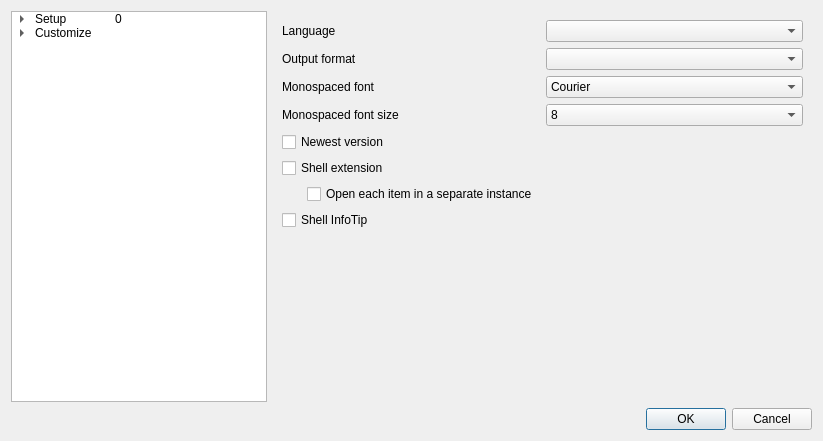
<?xml version="1.0" encoding="UTF-8"?>
<ui version="4.0">
 <class>Preferences</class>
 <widget class="QDialog" name="Preferences">
  <property name="geometry">
   <rect>
    <x>0</x>
    <y>0</y>
    <width>823</width>
    <height>441</height>
   </rect>
  </property>
  <property name="sizePolicy">
   <sizepolicy hsizetype="Preferred" vsizetype="Preferred">
    <horstretch>0</horstretch>
    <verstretch>0</verstretch>
   </sizepolicy>
  </property>
  <property name="windowTitle">
   <string/>
  </property>
  <property name="modal">
   <bool>true</bool>
  </property>
  <layout class="QGridLayout" name="gridLayout_3">
   <item row="0" column="0">
    <layout class="QHBoxLayout" name="horizontalLayout">
     <item>
      <widget class="QTreeWidget" name="treeWidget">
       <property name="sizePolicy">
        <sizepolicy hsizetype="Maximum" vsizetype="Expanding">
         <horstretch>0</horstretch>
         <verstretch>0</verstretch>
        </sizepolicy>
       </property>
       <attribute name="headerVisible">
        <bool>false</bool>
       </attribute>
       <column>
        <property name="text">
         <string>name</string>
        </property>
       </column>
       <column>
        <property name="text">
         <string>widget index</string>
        </property>
       </column>
       <item>
        <property name="text">
         <string>Setup</string>
        </property>
        <property name="text">
         <string>0</string>
        </property>
        <item>
         <property name="text">
          <string>Advanced</string>
         </property>
         <property name="text">
          <string>1</string>
         </property>
        </item>
       </item>
       <item>
        <property name="text">
         <string>Customize</string>
        </property>
        <property name="text">
         <string/>
        </property>
        <item>
         <property name="text">
          <string>Sheet</string>
         </property>
         <property name="text">
          <string>2</string>
         </property>
        </item>
        <item>
         <property name="text">
          <string>Tree &amp; Text</string>
         </property>
         <property name="text">
          <string>3</string>
         </property>
        </item>
        <item>
         <property name="text">
          <string>Custom</string>
         </property>
         <property name="text">
          <string>4</string>
         </property>
        </item>
        <item>
         <property name="text">
          <string>Graph</string>
         </property>
         <property name="text">
          <string>5</string>
         </property>
        </item>
       </item>
      </widget>
     </item>
     <item>
      <widget class="QStackedWidget" name="stackedWidget">
       <property name="currentIndex">
        <number>0</number>
       </property>
       <widget class="QWidget" name="Setup">
        <layout class="QGridLayout" name="gridLayout">
         <item row="3" column="1">
          <widget class="QFontComboBox" name="comboBox_font">
           <property name="sizePolicy">
            <sizepolicy hsizetype="Expanding" vsizetype="Fixed">
             <horstretch>0</horstretch>
             <verstretch>0</verstretch>
            </sizepolicy>
           </property>
           <property name="editable">
            <bool>false</bool>
           </property>
           <property name="fontFilters">
            <set>QFontComboBox::FontFilter::MonospacedFonts</set>
           </property>
          </widget>
         </item>
         <item row="4" column="1">
          <widget class="QComboBox" name="comboBox_fontSize">
           <property name="sizePolicy">
            <sizepolicy hsizetype="Expanding" vsizetype="Fixed">
             <horstretch>0</horstretch>
             <verstretch>0</verstretch>
            </sizepolicy>
           </property>
           <item>
            <property name="text">
             <string>8</string>
            </property>
           </item>
           <item>
            <property name="text">
             <string>9</string>
            </property>
           </item>
           <item>
            <property name="text">
             <string>10</string>
            </property>
           </item>
           <item>
            <property name="text">
             <string>11</string>
            </property>
           </item>
           <item>
            <property name="text">
             <string>12</string>
            </property>
           </item>
           <item>
            <property name="text">
             <string>14</string>
            </property>
           </item>
           <item>
            <property name="text">
             <string>16</string>
            </property>
           </item>
           <item>
            <property name="text">
             <string>18</string>
            </property>
           </item>
           <item>
            <property name="text">
             <string>20</string>
            </property>
           </item>
          </widget>
         </item>
         <item row="3" column="0">
          <widget class="QLabel" name="label_4">
           <property name="sizePolicy">
            <sizepolicy hsizetype="Expanding" vsizetype="Preferred">
             <horstretch>0</horstretch>
             <verstretch>0</verstretch>
            </sizepolicy>
           </property>
           <property name="text">
            <string>Monospaced font</string>
           </property>
          </widget>
         </item>
         <item row="2" column="0">
          <widget class="QLabel" name="label_2">
           <property name="sizePolicy">
            <sizepolicy hsizetype="Expanding" vsizetype="Preferred">
             <horstretch>0</horstretch>
             <verstretch>0</verstretch>
            </sizepolicy>
           </property>
           <property name="text">
            <string>Output format</string>
           </property>
          </widget>
         </item>
         <item row="1" column="0">
          <widget class="QLabel" name="label">
           <property name="sizePolicy">
            <sizepolicy hsizetype="Expanding" vsizetype="Preferred">
             <horstretch>0</horstretch>
             <verstretch>0</verstretch>
            </sizepolicy>
           </property>
           <property name="text">
            <string>Language</string>
           </property>
          </widget>
         </item>
         <item row="1" column="1">
          <widget class="QComboBox" name="comboBox_language">
           <property name="sizePolicy">
            <sizepolicy hsizetype="Expanding" vsizetype="Fixed">
             <horstretch>0</horstretch>
             <verstretch>0</verstretch>
            </sizepolicy>
           </property>
          </widget>
         </item>
         <item row="4" column="0">
          <widget class="QLabel" name="label_5">
           <property name="sizePolicy">
            <sizepolicy hsizetype="Expanding" vsizetype="Preferred">
             <horstretch>0</horstretch>
             <verstretch>0</verstretch>
            </sizepolicy>
           </property>
           <property name="text">
            <string>Monospaced font size</string>
           </property>
          </widget>
         </item>
         <item row="2" column="1">
          <widget class="QComboBox" name="comboBox_defaultview">
           <property name="sizePolicy">
            <sizepolicy hsizetype="Expanding" vsizetype="Fixed">
             <horstretch>0</horstretch>
             <verstretch>0</verstretch>
            </sizepolicy>
           </property>
          </widget>
         </item>
         <item row="5" column="0" colspan="2">
          <widget class="QCheckBox" name="checkForNewVersion">
           <property name="sizePolicy">
            <sizepolicy hsizetype="Expanding" vsizetype="Fixed">
             <horstretch>0</horstretch>
             <verstretch>0</verstretch>
            </sizepolicy>
           </property>
           <property name="text">
            <string>Newest version</string>
           </property>
          </widget>
         </item>
         <item row="6" column="0" colspan="2">
          <widget class="QCheckBox" name="shellExtension">
           <property name="sizePolicy">
            <sizepolicy hsizetype="Expanding" vsizetype="Fixed">
             <horstretch>0</horstretch>
             <verstretch>0</verstretch>
            </sizepolicy>
           </property>
           <property name="text">
            <string>Shell extension</string>
           </property>
          </widget>
         </item>
         <item row="7" column="0" colspan="2">
          <layout class="QHBoxLayout" name="horizontalLayout_4">
           <property name="leftMargin">
            <number>25</number>
           </property>
           <item>
            <widget class="QCheckBox" name="shellExtension_separateInstance">
             <property name="sizePolicy">
              <sizepolicy hsizetype="Expanding" vsizetype="Fixed">
               <horstretch>0</horstretch>
               <verstretch>0</verstretch>
              </sizepolicy>
             </property>
             <property name="text">
              <string>Open each item in a separate instance</string>
             </property>
            </widget>
           </item>
          </layout>
         </item>
         <item row="8" column="0" colspan="2">
          <widget class="QCheckBox" name="shellInfoTip">
           <property name="sizePolicy">
            <sizepolicy hsizetype="Expanding" vsizetype="Fixed">
             <horstretch>0</horstretch>
             <verstretch>0</verstretch>
            </sizepolicy>
           </property>
           <property name="text">
            <string>Shell InfoTip</string>
           </property>
          </widget>
         </item>
         <item row="9" column="0" colspan="2">
          <spacer name="verticalSpacer_5">
           <property name="orientation">
            <enum>Qt::Orientation::Vertical</enum>
           </property>
           <property name="sizeHint" stdset="0">
            <size>
             <width>20</width>
             <height>40</height>
            </size>
           </property>
          </spacer>
         </item>
        </layout>
       </widget>
       <widget class="QWidget" name="Advanced">
        <layout class="QGridLayout" name="gridLayout_2">
         <item row="20" column="1">
          <widget class="QComboBox" name="displayCaptions">
           <property name="sizePolicy">
            <sizepolicy hsizetype="Expanding" vsizetype="Fixed">
             <horstretch>0</horstretch>
             <verstretch>0</verstretch>
            </sizepolicy>
           </property>
           <property name="currentIndex">
            <number>0</number>
           </property>
           <item>
            <property name="text">
             <string>DisplayCaptions_Content</string>
            </property>
           </item>
           <item>
            <property name="text">
             <string>DisplayCaptions_Command</string>
            </property>
           </item>
           <item>
            <property name="text">
             <string>DisplayCaptions_Stream</string>
            </property>
           </item>
          </widget>
         </item>
         <item row="14" column="0" colspan="2">
          <widget class="QCheckBox" name="informTimestamp">
           <property name="sizePolicy">
            <sizepolicy hsizetype="Expanding" vsizetype="Fixed">
             <horstretch>0</horstretch>
             <verstretch>0</verstretch>
            </sizepolicy>
           </property>
           <property name="text">
            <string>Add creation date to text output</string>
           </property>
          </widget>
         </item>
         <item row="12" column="0" colspan="2">
          <widget class="QCheckBox" name="rememberGeometry">
           <property name="sizePolicy">
            <sizepolicy hsizetype="Expanding" vsizetype="Fixed">
             <horstretch>0</horstretch>
             <verstretch>0</verstretch>
            </sizepolicy>
           </property>
           <property name="text">
            <string>Remember Window Geometry</string>
           </property>
          </widget>
         </item>
         <item row="1" column="0" colspan="2">
          <widget class="QCheckBox" name="showToolbar">
           <property name="sizePolicy">
            <sizepolicy hsizetype="Expanding" vsizetype="Fixed">
             <horstretch>0</horstretch>
             <verstretch>0</verstretch>
            </sizepolicy>
           </property>
           <property name="text">
            <string>Show toolbar</string>
           </property>
          </widget>
         </item>
         <item row="0" column="0" colspan="2">
          <widget class="QCheckBox" name="closeAllBeforeOpen">
           <property name="sizePolicy">
            <sizepolicy hsizetype="Expanding" vsizetype="Fixed">
             <horstretch>0</horstretch>
             <verstretch>0</verstretch>
            </sizepolicy>
           </property>
           <property name="text">
            <string>Close all before open</string>
           </property>
          </widget>
         </item>
         <item row="11" column="0" colspan="2">
          <widget class="QCheckBox" name="showMenu">
           <property name="sizePolicy">
            <sizepolicy hsizetype="Expanding" vsizetype="Fixed">
             <horstretch>0</horstretch>
             <verstretch>0</verstretch>
            </sizepolicy>
           </property>
           <property name="text">
            <string>Show menu</string>
           </property>
          </widget>
         </item>
         <item row="13" column="0" colspan="2">
          <widget class="QCheckBox" name="informVersion">
           <property name="sizePolicy">
            <sizepolicy hsizetype="Expanding" vsizetype="Fixed">
             <horstretch>0</horstretch>
             <verstretch>0</verstretch>
            </sizepolicy>
           </property>
           <property name="text">
            <string>Add version to text output</string>
           </property>
          </widget>
         </item>
         <item row="16" column="0" colspan="2">
          <widget class="QCheckBox" name="legacyStreamDisplay">
           <property name="sizePolicy">
            <sizepolicy hsizetype="Expanding" vsizetype="Fixed">
             <horstretch>0</horstretch>
             <verstretch>0</verstretch>
            </sizepolicy>
           </property>
           <property name="text">
            <string>LegacyStreamDisplay</string>
           </property>
          </widget>
         </item>
         <item row="22" column="0" colspan="2">
          <spacer name="verticalSpacer_4">
           <property name="orientation">
            <enum>Qt::Orientation::Vertical</enum>
           </property>
           <property name="sizeHint" stdset="0">
            <size>
             <width>20</width>
             <height>40</height>
            </size>
           </property>
          </spacer>
         </item>
         <item row="20" column="0">
          <widget class="QLabel" name="displayCaptions_label">
           <property name="sizePolicy">
            <sizepolicy hsizetype="Expanding" vsizetype="Preferred">
             <horstretch>0</horstretch>
             <verstretch>0</verstretch>
            </sizepolicy>
           </property>
           <property name="text">
            <string>DisplayCaptions</string>
           </property>
          </widget>
         </item>
         <item row="6" column="0" rowspan="2" colspan="2">
          <layout class="QHBoxLayout" name="horizontalLayout_3">
           <property name="leftMargin">
            <number>25</number>
           </property>
           <item>
            <widget class="QCheckBox" name="rememberToolBarPosition">
             <property name="sizePolicy">
              <sizepolicy hsizetype="Expanding" vsizetype="Fixed">
               <horstretch>0</horstretch>
               <verstretch>0</verstretch>
              </sizepolicy>
             </property>
             <property name="text">
              <string>Remember its position</string>
             </property>
            </widget>
           </item>
          </layout>
         </item>
         <item row="18" column="0" colspan="2">
          <widget class="QCheckBox" name="coverData">
           <property name="text">
            <string>CoverData</string>
           </property>
          </widget>
         </item>
         <item row="19" column="0" colspan="2">
          <widget class="QCheckBox" name="enableFFmpeg">
           <property name="sizePolicy">
            <sizepolicy hsizetype="Expanding" vsizetype="Fixed">
             <horstretch>0</horstretch>
             <verstretch>0</verstretch>
            </sizepolicy>
           </property>
           <property name="text">
            <string>Enable FFmpeg plugin</string>
           </property>
          </widget>
         </item>
        </layout>
       </widget>
       <widget class="QWidget" name="Sheet">
        <property name="sizePolicy">
         <sizepolicy hsizetype="Minimum" vsizetype="Minimum">
          <horstretch>0</horstretch>
          <verstretch>0</verstretch>
         </sizepolicy>
        </property>
        <layout class="QVBoxLayout" name="verticalLayout_2">
         <item>
          <widget class="QLabel" name="label_3">
           <property name="sizePolicy">
            <sizepolicy hsizetype="Fixed" vsizetype="Fixed">
             <horstretch>0</horstretch>
             <verstretch>0</verstretch>
            </sizepolicy>
           </property>
           <property name="text">
            <string>Choose custom sheet</string>
           </property>
          </widget>
         </item>
         <item>
          <widget class="QComboBox" name="comboBoxSheet"/>
         </item>
         <item>
          <spacer name="verticalSpacer">
           <property name="orientation">
            <enum>Qt::Orientation::Vertical</enum>
           </property>
           <property name="sizeHint" stdset="0">
            <size>
             <width>20</width>
             <height>40</height>
            </size>
           </property>
          </spacer>
         </item>
         <item>
          <layout class="QHBoxLayout" name="horizontalLayout_2">
           <item>
            <widget class="QPushButton" name="pushButton_deleteSheet">
             <property name="text">
              <string>Delete</string>
             </property>
            </widget>
           </item>
           <item>
            <widget class="QPushButton" name="pushButton_editSheet">
             <property name="text">
              <string>Edit</string>
             </property>
            </widget>
           </item>
           <item>
            <widget class="QPushButton" name="pushButton_newSheet">
             <property name="text">
              <string>New</string>
             </property>
            </widget>
           </item>
          </layout>
         </item>
        </layout>
       </widget>
       <widget class="QWidget" name="TreeText">
        <layout class="QVBoxLayout" name="verticalLayout_4">
         <item>
          <widget class="QLabel" name="treeTextLabel">
           <property name="sizePolicy">
            <sizepolicy hsizetype="Fixed" vsizetype="Fixed">
             <horstretch>0</horstretch>
             <verstretch>0</verstretch>
            </sizepolicy>
           </property>
           <property name="text">
            <string>Select your desired configuration</string>
           </property>
          </widget>
         </item>
         <item>
          <widget class="QComboBox" name="treeTextComboBox"/>
         </item>
         <item>
          <spacer name="verticalSpacer_2">
           <property name="orientation">
            <enum>Qt::Orientation::Vertical</enum>
           </property>
           <property name="sizeHint" stdset="0">
            <size>
             <width>20</width>
             <height>40</height>
            </size>
           </property>
          </spacer>
         </item>
         <item>
          <layout class="QHBoxLayout" name="treeTextLayout">
           <item>
            <widget class="QPushButton" name="pushButton_deleteTreeText">
             <property name="text">
              <string>Delete</string>
             </property>
            </widget>
           </item>
           <item>
            <widget class="QPushButton" name="pushButton_editTreeText">
             <property name="text">
              <string>Edit</string>
             </property>
            </widget>
           </item>
           <item>
            <widget class="QPushButton" name="pushButton_newTreeText">
             <property name="text">
              <string>New</string>
             </property>
            </widget>
           </item>
          </layout>
         </item>
        </layout>
       </widget>
       <widget class="QWidget" name="Custom">
        <layout class="QVBoxLayout" name="verticalLayout_5">
         <item>
          <widget class="QLabel" name="customLabel">
           <property name="sizePolicy">
            <sizepolicy hsizetype="Fixed" vsizetype="Fixed">
             <horstretch>0</horstretch>
             <verstretch>0</verstretch>
            </sizepolicy>
           </property>
           <property name="text">
            <string>Choose custom text</string>
           </property>
          </widget>
         </item>
         <item>
          <widget class="QComboBox" name="customComboBox"/>
         </item>
         <item>
          <spacer name="verticalSpacer_3">
           <property name="orientation">
            <enum>Qt::Orientation::Vertical</enum>
           </property>
           <property name="sizeHint" stdset="0">
            <size>
             <width>20</width>
             <height>40</height>
            </size>
           </property>
          </spacer>
         </item>
         <item>
          <layout class="QHBoxLayout" name="customLayout">
           <item>
            <widget class="QPushButton" name="pushButton_deleteCustom">
             <property name="text">
              <string>Delete</string>
             </property>
            </widget>
           </item>
           <item>
            <widget class="QPushButton" name="pushButton_editCustom">
             <property name="text">
              <string>Edit</string>
             </property>
            </widget>
           </item>
           <item>
            <widget class="QPushButton" name="pushButton_newCustom">
             <property name="text">
              <string>New</string>
             </property>
            </widget>
           </item>
          </layout>
         </item>
        </layout>
       </widget>
       <widget class="QWidget" name="Graph">
        <layout class="QGridLayout" name="gridLayout_4">
         <item row="1" column="0">
          <widget class="QCheckBox" name="Graph_Adm_ShowChannelFormats">
           <property name="text">
            <string>ADM: Show ChannelFormats</string>
           </property>
          </widget>
         </item>
         <item row="0" column="0">
          <widget class="QCheckBox" name="Graph_Adm_ShowTrackUIDs">
           <property name="text">
            <string>ADM: Show TrackUIDs</string>
           </property>
          </widget>
         </item>
         <item row="2" column="0">
          <spacer name="verticalSpacer_6">
           <property name="orientation">
            <enum>Qt::Orientation::Vertical</enum>
           </property>
           <property name="sizeHint" stdset="0">
            <size>
             <width>20</width>
             <height>40</height>
            </size>
           </property>
          </spacer>
         </item>
        </layout>
       </widget>
      </widget>
     </item>
    </layout>
   </item>
   <item row="1" column="0">
    <widget class="QDialogButtonBox" name="buttonBox">
     <property name="orientation">
      <enum>Qt::Orientation::Horizontal</enum>
     </property>
     <property name="standardButtons">
      <set>QDialogButtonBox::StandardButton::Cancel|QDialogButtonBox::StandardButton::Ok</set>
     </property>
    </widget>
   </item>
  </layout>
 </widget>
 <resources/>
 <connections>
  <connection>
   <sender>buttonBox</sender>
   <signal>accepted()</signal>
   <receiver>Preferences</receiver>
   <slot>accept()</slot>
   <hints>
    <hint type="sourcelabel">
     <x>248</x>
     <y>254</y>
    </hint>
    <hint type="destinationlabel">
     <x>157</x>
     <y>274</y>
    </hint>
   </hints>
  </connection>
  <connection>
   <sender>buttonBox</sender>
   <signal>rejected()</signal>
   <receiver>Preferences</receiver>
   <slot>reject()</slot>
   <hints>
    <hint type="sourcelabel">
     <x>316</x>
     <y>260</y>
    </hint>
    <hint type="destinationlabel">
     <x>286</x>
     <y>274</y>
    </hint>
   </hints>
  </connection>
  <connection>
   <sender>showToolbar</sender>
   <signal>toggled(bool)</signal>
   <receiver>rememberToolBarPosition</receiver>
   <slot>setEnabled(bool)</slot>
   <hints>
    <hint type="sourcelabel">
     <x>204</x>
     <y>30</y>
    </hint>
    <hint type="destinationlabel">
     <x>275</x>
     <y>60</y>
    </hint>
   </hints>
  </connection>
  <connection>
   <sender>showToolbar</sender>
   <signal>toggled(bool)</signal>
   <receiver>showMenu</receiver>
   <slot>setEnabled(bool)</slot>
   <hints>
    <hint type="sourcelabel">
     <x>204</x>
     <y>30</y>
    </hint>
    <hint type="destinationlabel">
     <x>200</x>
     <y>88</y>
    </hint>
   </hints>
  </connection>
  <connection>
   <sender>showMenu</sender>
   <signal>toggled(bool)</signal>
   <receiver>showToolbar</receiver>
   <slot>setEnabled(bool)</slot>
   <hints>
    <hint type="sourcelabel">
     <x>200</x>
     <y>88</y>
    </hint>
    <hint type="destinationlabel">
     <x>204</x>
     <y>30</y>
    </hint>
   </hints>
  </connection>
 </connections>
</ui>
